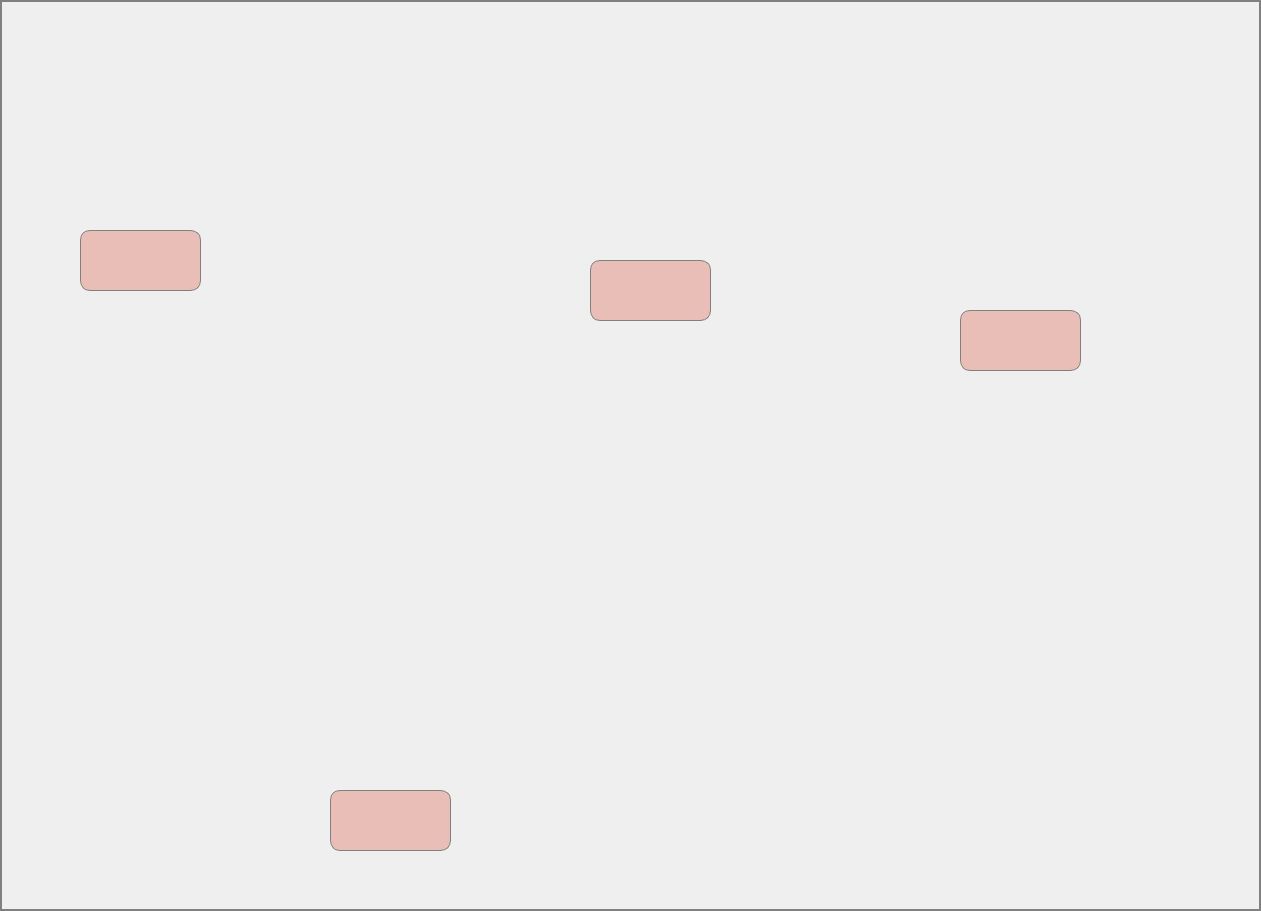
<?xml version="1.0" encoding="UTF-8"?>
<ui version="4.0">
 <class>Dialog</class>
 <widget class="QDialog" name="Dialog">
  <property name="geometry">
   <rect>
    <x>0</x>
    <y>0</y>
    <width>1261</width>
    <height>911</height>
   </rect>
  </property>
  <property name="windowTitle">
   <string>3rd Floor Temperature</string>
  </property>
  <widget class="QLabel" name="label">
   <property name="geometry">
    <rect>
     <x>0</x>
     <y>0</y>
     <width>1261</width>
     <height>911</height>
    </rect>
   </property>
   <property name="styleSheet">
    <string notr="true">border:2px solid grey;</string>
   </property>
   <property name="text">
    <string/>
   </property>
   <property name="pixmap">
    <pixmap>3F.jpg</pixmap>
   </property>
  </widget>
  <widget class="QLabel" name="label_2">
   <property name="geometry">
    <rect>
     <x>660</x>
     <y>290</y>
     <width>111</width>
     <height>61</height>
    </rect>
   </property>
   <property name="font">
    <font>
     <family>Times New Roman</family>
     <pointsize>28</pointsize>
    </font>
   </property>
   <property name="text">
    <string/>
   </property>
  </widget>
  <widget class="QLabel" name="label_3">
   <property name="geometry">
    <rect>
     <x>470</x>
     <y>400</y>
     <width>111</width>
     <height>61</height>
    </rect>
   </property>
   <property name="font">
    <font>
     <family>Times New Roman</family>
     <pointsize>28</pointsize>
    </font>
   </property>
   <property name="text">
    <string/>
   </property>
  </widget>
  <widget class="QLabel" name="label_4">
   <property name="geometry">
    <rect>
     <x>960</x>
     <y>310</y>
     <width>121</width>
     <height>61</height>
    </rect>
   </property>
   <property name="font">
    <font>
     <family>Times New Roman</family>
     <pointsize>28</pointsize>
    </font>
   </property>
   <property name="styleSheet">
    <string notr="true">background-color:rgba(222, 114, 94,100);
color:rgb(222, 114, 94);
border:1px solid grey;
border-radius: 10px;</string>
   </property>
   <property name="text">
    <string/>
   </property>
  </widget>
  <widget class="QLabel" name="label_5">
   <property name="geometry">
    <rect>
     <x>590</x>
     <y>260</y>
     <width>121</width>
     <height>61</height>
    </rect>
   </property>
   <property name="font">
    <font>
     <family>Times New Roman</family>
     <pointsize>28</pointsize>
    </font>
   </property>
   <property name="styleSheet">
    <string notr="true">background-color:rgba(222, 114, 94,100);
color:rgb(222, 114, 94);
border:1px solid grey;
border-radius: 10px;</string>
   </property>
   <property name="text">
    <string/>
   </property>
  </widget>
  <widget class="QLabel" name="label_6">
   <property name="geometry">
    <rect>
     <x>330</x>
     <y>790</y>
     <width>121</width>
     <height>61</height>
    </rect>
   </property>
   <property name="font">
    <font>
     <family>Times New Roman</family>
     <pointsize>28</pointsize>
    </font>
   </property>
   <property name="styleSheet">
    <string notr="true">background-color:rgba(222, 114, 94,100);
color:rgb(222, 114, 94);
border:1px solid grey;
border-radius: 10px;</string>
   </property>
   <property name="text">
    <string/>
   </property>
  </widget>
  <widget class="QLabel" name="label_7">
   <property name="geometry">
    <rect>
     <x>80</x>
     <y>230</y>
     <width>121</width>
     <height>61</height>
    </rect>
   </property>
   <property name="font">
    <font>
     <family>Times New Roman</family>
     <pointsize>28</pointsize>
    </font>
   </property>
   <property name="styleSheet">
    <string notr="true">background-color:rgba(222, 114, 94,100);
color:rgb(222, 114, 94);
border:1px solid grey;
border-radius: 10px;</string>
   </property>
   <property name="text">
    <string/>
   </property>
  </widget>
 </widget>
 <resources/>
 <connections/>
</ui>
